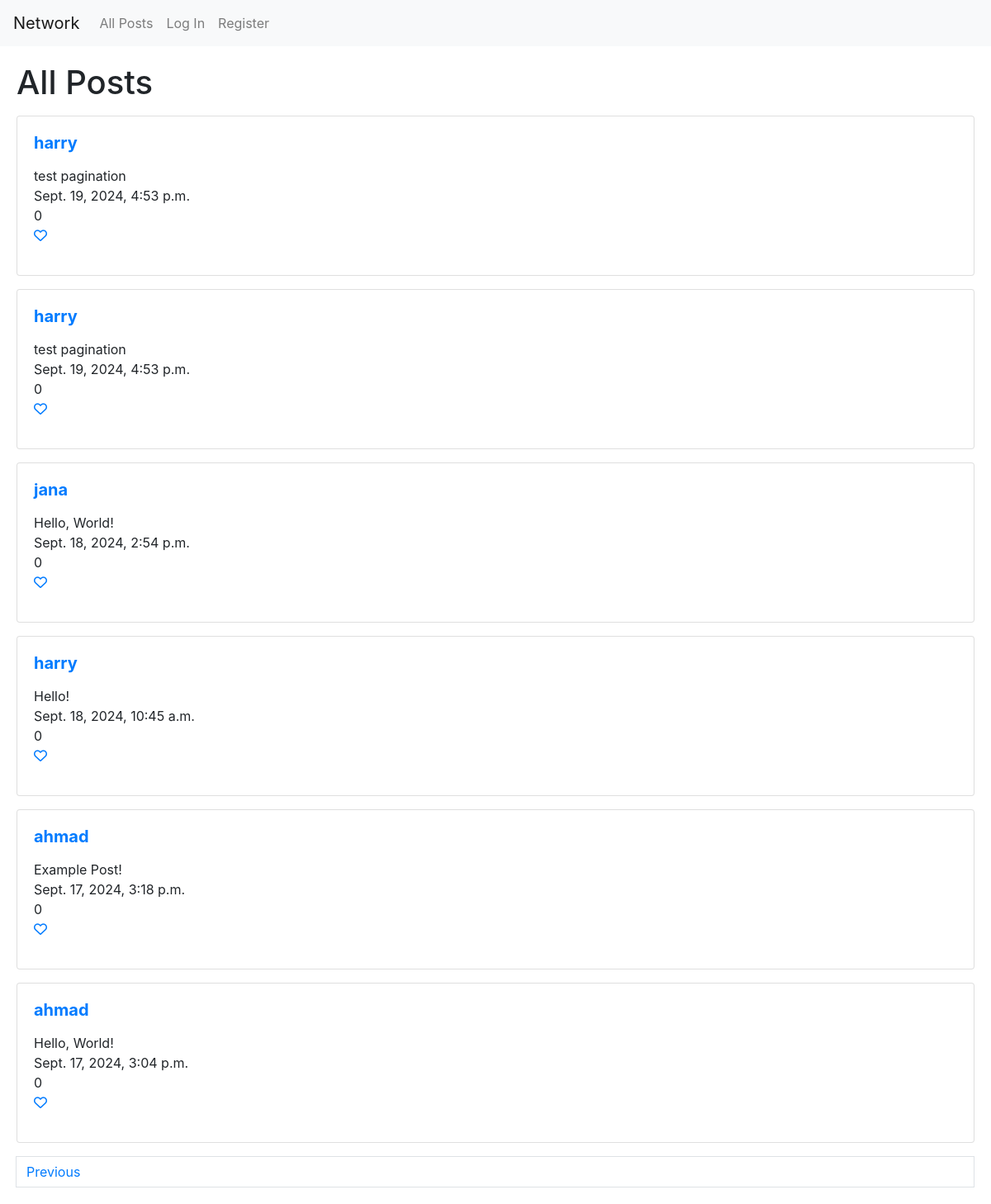
Screenshot of /?page=2 with the database file from the repository.
### network/models.py (models this page shows, shortened)
class Post(models.Model):
    user = models.ForeignKey(User, on_delete=models.CASCADE, related_name="post")
    text = models.CharField(max_length=600)
    time = models.DateTimeField(auto_now=True)
    likes = models.IntegerField(default=0)

class User(AbstractUser):
    pass

### network/views.py (the view)
# urls.py: path("", views.index, name="index"),
def index(request):
    posts = Post.objects.all().order_by("-time")
    p = Paginator(posts, 10)
    page = request.GET.get("page")
    posts = p.get_page(page)
    return render(request, "network/index.html", {
        "posts" : posts
    })

### network/templates/network/index.html (shortened to what this page needs)
{% extends "network/layout.html" %}
{% load static %}
{% block body %}
  {% if token == 1 %}
    <h1>Following</h1>
  {% else %}
    <h1>All Posts</h1>
  {% endif %}
    {% if posts %}
        {% for post in posts %}
        <p>
        <div class="card">
             <div class="card-body">
              <h5 class="card-title"><a href="{% url 'profile' post.user.username %}"><strong>{{ post.user.username }}</strong></a></h5>
              <p class="card-text">
                <div id="content" data-id="{{ post.id }}">{{ post.text }}</div>
                <div>{{ post.time }}</div>
                <div id="likes" data-id="{{ post.id }}">{{ post.likes }}</div>
                <p><a href="#" id="like" data-id="{{ post.id }}"><i class="fa-regular fa-heart"></i></a></p>
            </p>
            </div>
          </div>
        </p>
        {% endfor %}
    {% endif %}
  {% if posts.has_previous %}
  <a href="?page={{ posts.previous_page_number }}" class="page-link">Previous</a>
  {% endif %}
{% endblock %}

### rows the page displays
Post: user.username "harry", text "test pagination", time "Sept. 19, 2024, 4:53 p.m.", likes "0"
Post: user.username "harry", text "test pagination", time "Sept. 19, 2024, 4:53 p.m.", likes "0"
Post: user.username "jana", text "Hello, World!", time "Sept. 18, 2024, 2:54 p.m.", likes "0"
Post: user.username "harry", text "Hello!", time "Sept. 18, 2024, 10:45 a.m.", likes "0"
Post: user.username "ahmad", text "Example Post!", time "Sept. 17, 2024, 3:18 p.m.", likes "0"
Post: user.username "ahmad", text "Hello, World!", time "Sept. 17, 2024, 3:04 p.m.", likes "0"
